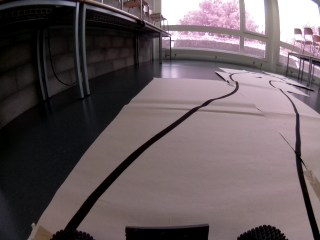
#> input picture Codes/AutonomousCar_Macherel/image_0.png, 320 x 240 px
$ python -i TB_Library.py   (imports and definitions only)
#> lines starting #> are read from the running program, lines starting #| are printed output that depends on the picture
#> further down, picture is the input picture: shape (240, 320, 3); mean B, G, R 92.9, 89.6, 101.3
#!/usr/bin/env python3

## ----------------------------------- Infos -----------------------------------
#   Author:            Rémy Macherel
#   Project:           Autonomous RC Car
#   File:              TB_Library.py
#   Creation date :    10.03.2021
#   Last modif date:   10.03.2021
## ----------------------------------- Infos -----------------------------------

## -------------------------------- Description --------------------------------
#   This file contains all my useful functions that I often use, some of them written
#   by Maxime Charrière, https://github.com/maximecharriere/AutonomousRcCar
## -------------------------------- Description --------------------------------


import matplotlib.pyplot as plt
import cv2
import numpy as np
import yaml

# [5 lines left out: function load_configuration, not called in this run]

def write_configuration(confPath,conf):
    with open(confPath,'w') as fd:
        yaml.dump(conf,fd)

# [6 lines left out: function map, not called in this run]

def mix(val1, val2, val1_proportion):
    val2_proportion = 1-val1_proportion
    return (val1*val1_proportion + val2*val2_proportion)

# [31 lines left out: functions clamp, print_caminfos, not called in this run]


#Unused
def plt_show_all_colorspace(img):
    '''img must be BGR'''
    frameHSV = cv2.cvtColor(img, cv2.COLOR_BGR2HSV)
#> frameHSV: shape (240, 320, 3); mean H, S, V 97, 47.8, 102.1
    frameLAB = cv2.cvtColor(img, cv2.COLOR_BGR2LAB)
#> frameLAB: shape (240, 320, 3); mean of channels 0, 1, 2 96.6, 133.1, 127.9
    frameLUV = cv2.cvtColor(img, cv2.COLOR_BGR2LUV)
#> frameLUV: shape (240, 320, 3); mean of channels 0, 1, 2 96.2, 101.1, 135.4

    ## Show images with plt
    fig, axs = plt.subplots(3, 3)
    axs[0,0].imshow(frameHSV[0], cmap="gray")
    axs[0,0].set_title("HSV H channel")
    axs[0,1].imshow(frameHSV[1], cmap="gray")
    axs[0,1].set_title("HSV S channel")
    axs[0,2].imshow(frameHSV[2], cmap="gray")
    axs[0,2].set_title("HSV V channel")
    axs[1,0].imshow(frameLAB[0], cmap="gray")
    axs[1,0].set_title("LAB L channel")
    axs[1,1].imshow(frameLAB[1], cmap="gray")
    axs[1,1].set_title("LAB A channel")
    axs[1,2].imshow(frameLAB[2], cmap="gray")
    axs[1,2].set_title("LAB B channel")
    axs[2,0].imshow(frameLUV[0], cmap="gray")
    axs[2,0].set_title("LUV L channel")
    axs[2,1].imshow(frameLUV[1], cmap="gray")
    axs[2,1].set_title("LUV U channel")
    axs[2,2].imshow(frameLUV[2], cmap="gray")
    axs[2,2].set_title("LUV V channel")

    plt.show()
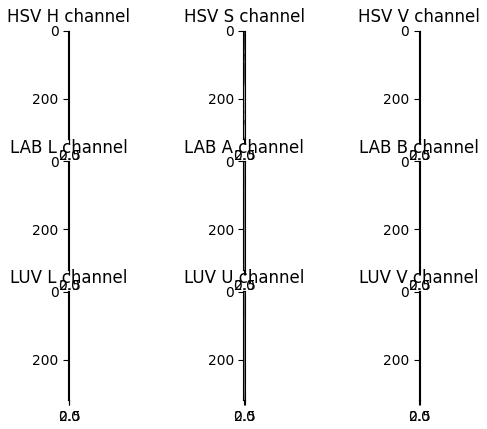
#> figure drawn by matplotlib, 9 panels

def isNaN(num):
    return num != num

def isaN(num):
    return not isNaN(num)

>>> import cv2
>>> picture = cv2.imread('AutonomousCar_Macherel/image_0.png')
>>> result = plt_show_all_colorspace(picture)
